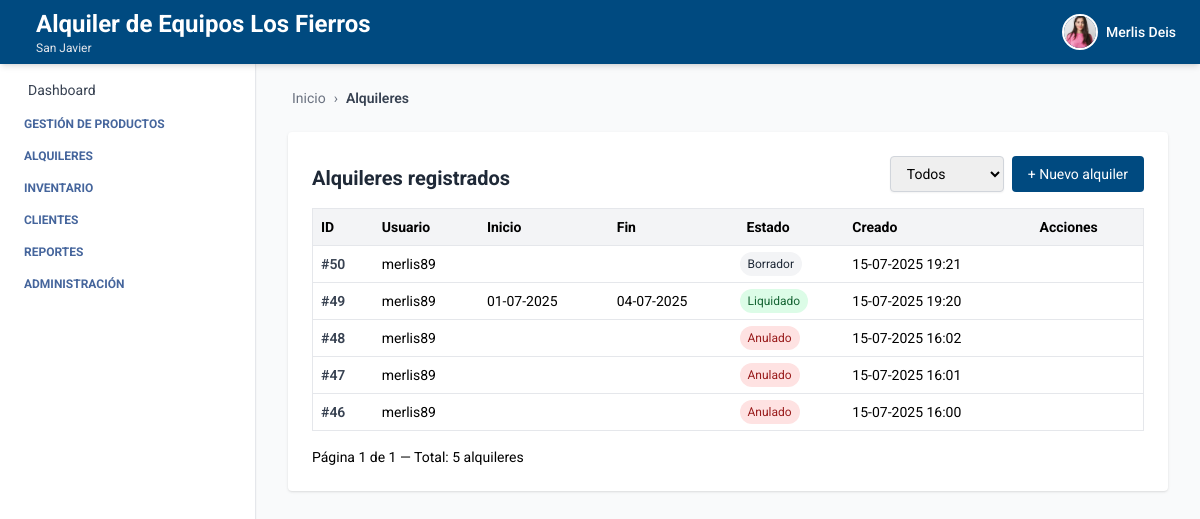
The page /alquiler/ (signed in) on the database as committed earlier.
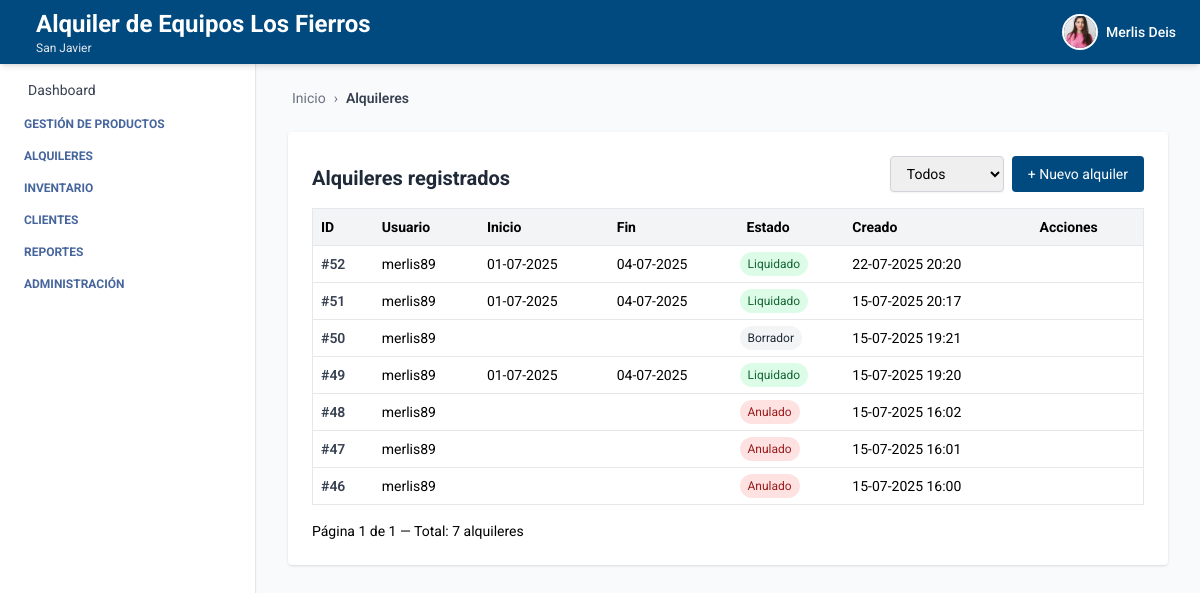
The same page on the database as committed later.
### alquiler/models.py (models this page shows, shortened)
class Alquiler(models.Model):
    ESTADOS_ALQUILER = [
        ('cotizacion', 'Cotización'),
        ('borrador', 'Borrador'),
        ('reservado', 'Reservado'),
        ('despachado', 'Despachado'),
        ('liquidado', 'Liquidado'),
        ('anulado', 'Anulado'),
    ]
    usuario = models.ForeignKey(
        settings.AUTH_USER_MODEL, on_delete=models.CASCADE)
    cliente = models.ForeignKey(
        Cliente, on_delete=models.PROTECT, related_name='alquileres', null=True, blank=True)
    fecha_inicio = models.DateField(null=True, blank=True)
    fecha_fin = models.DateField(null=True, blank=True)
    observaciones = models.TextField(blank=True)
    total = models.DecimalField(
        max_digits=10, decimal_places=2, default=0.0,
        help_text="Total cobro del alquiler"
    )
    estado = models.CharField(
        max_length=20, choices=ESTADOS_ALQUILER, default='borrador')
    descuento_general = models.DecimalField(
        max_digits=5, decimal_places=2, default=0.0,
        help_text="Descuento general en % sobre el total del alquiler"
    )
    created_at = models.DateTimeField(auto_now_add=True)
    updated_at = models.DateTimeField(auto_now=True)
    created_by = models.ForeignKey(
        settings.AUTH_USER_MODEL, on_delete=models.SET_NULL,
        null=True, blank=True, related_name='alquileres_creados_por'
    )
    updated_by = models.ForeignKey(
        settings.AUTH_USER_MODEL, on_delete=models.SET_NULL,
        null=True, blank=True, related_name='alquileres_actualizados_por'
    )

### autenticacion/models.py (models this page shows, shortened)
class Usuario(AbstractUser):
    telefono = models.CharField(max_length=20, blank=True, null=True)
    empresa = models.ForeignKey(Empresa, on_delete=models.SET_NULL, null=True, blank=True)
    sucursal = models.ForeignKey(Sucursal, on_delete=models.SET_NULL, null=True, blank=True)
    rol = models.ForeignKey(Rol, on_delete=models.SET_NULL, null=True, blank=True)
    ESTADOS = [
        ("activo", "Activo"),
        ("inactivo", "Inactivo"),
    ]
    estado = models.CharField(max_length=10, choices=ESTADOS, default="activo")
    foto_perfil = models.ImageField(upload_to='usuarios/img/', blank=True, null=True)
    groups = models.ManyToManyField(
        Group,
        related_name='usuarios',  # Evita conflicto con 'user_set'
        blank=True,
        help_text='The groups this user belongs to.',
        verbose_name='groups'
    )
    user_permissions = models.ManyToManyField(
        Permission,
        related_name='usuarios',  # Evita conflicto con 'user_set'
        blank=True,
        help_text='Specific permissions for this user.',
        verbose_name='user permissions'
    )

### alquiler/views_alquiler.py (the view)
# urls.py: path('', alquiler_list, name='alquiler_list'),
@login_required
def alquiler_list(request):
    estado = request.GET.get('estado', '')
    qs = Alquiler.objects.filter(usuario__sucursal=request.user.sucursal)
    if estado:
        qs = qs.filter(estado=estado)
    qs = qs.order_by('-created_at')
    paginator = Paginator(qs, 10)  # 10 alquileres por página
    page_number = request.GET.get('page')
    alquileres = paginator.get_page(page_number)
    return render(request, 'alquiler_list.html', {
        'alquileres': alquileres,
        'estado_filtro': estado,
        'breadcrumb_items': [('Alquileres', None)]
    })

### alquiler/templates/alquiler_list.html (shortened to what this page needs)
{% extends 'index.html' %}
{% load humanize %}
{% block breadcrumb %}
  {% include 'breadcrumb.html' with home='/' breadcrumbs=breadcrumb_items %}
{% endblock %}
{% block content %}
  <div class="max-w-6xl mx-auto mt-6 bg-white p-6 rounded shadow">
    <div class="flex justify-between items-end mb-4 flex-wrap gap-2">
  <h2 class="text-xl font-bold text-gray-800">Alquileres registrados</h2>
  <div class="flex gap-2 items-end">
    <form method="get" class="flex items-end">
      <div>
        <select name="estado"
              class="block w-full border border-gray-300 rounded px-3 py-2 text-sm shadow-sm focus:outline-none focus:ring-2 focus:ring-blue-300 focus:border-blue-500"
              onchange="this.form.submit()">
        <option value="">Todos</option>
      </select>
      </div>
    </form>
    <a href="{% url 'crear_alquiler' %}" class="bg-[var(--primary-color)] text-white px-4 py-2 rounded hover:bg-blue-700 transition text-sm">+ Nuevo alquiler</a>
  </div>
</div>
    <table class="min-w-full bg-white border border-gray-200 text-sm rounded">
      <thead class="bg-gray-100 text-left">
        <tr>
          <th class="p-2">ID</th>
          <th class="p-2">Usuario</th>
          <th class="p-2">Inicio</th>
          <th class="p-2">Fin</th>
          <th class="p-2">Estado</th>
          <th class="p-2">Creado</th>
          <th class="p-2">Acciones</th>
        </tr>
      </thead>
      <tbody>
        {% for a in alquileres %}
          <tr class="border-t">
            <td class="p-2 font-semibold text-gray-700">#{{ a.id }}</td>
            <td class="p-2">{{ a.usuario.username }}</td>
            <td class="p-2">{{ a.fecha_inicio|default:'—'|date:'d-m-Y' }}</td>
            <td class="p-2">{{ a.fecha_fin|default:'—'|date:'d-m-Y' }}</td>
            <td>
              <span class="inline-block text-xs px-2 py-1 rounded-full
                {% if a.estado == 'borrador' %}bg-gray-100 text-gray-800
                {% elif a.estado == 'en_curso' %}bg-blue-100 text-blue-800
                {% elif a.estado == 'con_abono' %}bg-yellow-100 text-yellow-800
                {% elif a.estado == 'liquidado' %}bg-green-100 text-green-800
                {% elif a.estado == 'anulado' %}bg-red-100 text-red-800
                {% endif %}">
                {{ a.get_estado_display }}
              </span>
            </td>
            <td class="p-2">{{ a.created_at|date:'d-m-Y H:i' }}</td>
            <td class="p-2">
            </td>
          </tr>
        {% empty %}
          <tr>
            <td colspan="7" class="p-4 text-center text-gray-500">No hay alquileres registrados.</td>
          </tr>
        {% endfor %}
      </tbody>
    </table>
    <div class="mt-4 flex justify-between items-center text-sm">
  <div>
    Página {{ alquileres.number }} de {{ alquileres.paginator.num_pages }} — Total: {{ alquileres.paginator.count }} alquileres
  </div>
</div>
  </div>
{% endblock %}

Rows that differ between the two databases and show on the page:
added Alquiler: id "52", usuario.username "merlis89", fecha_inicio "01-07-2025", fecha_fin "04-07-2025", estado "Liquidado", created_at "22-07-2025 20:20"
added Alquiler: id "51", usuario.username "merlis89", fecha_inicio "01-07-2025", fecha_fin "04-07-2025", estado "Liquidado", created_at "15-07-2025 20:17"
Other text that changed with them:
{{ alquileres.paginator.count }}: "5" → "7"
